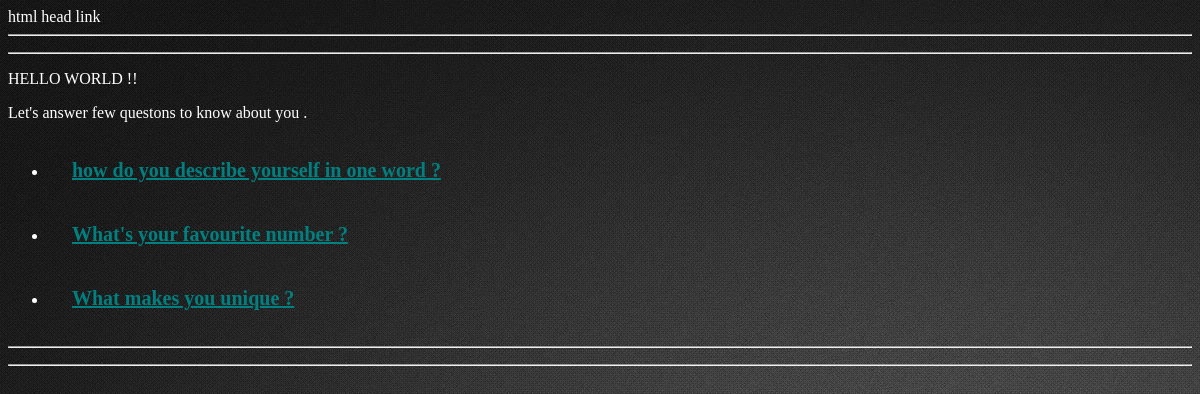
The app's page /welcome/ with its own data.
### welcome/models.py (models this page shows, shortened)
class Question(models.Model):
    question_text = models.CharField(max_length=100)
    pub_date = models.DateTimeField('data published')

### welcome/views.py (the view)
def index(request):
    latest_questions=Question.objects.order_by('-pub_date')[:5]
    template = loader.get_template('welcome/index.html')
    context = RequestContext(request, {
        'latest_questions':latest_questions
    })
    return HttpResponse(template.render(context.flatten()))

### welcome/templates/welcome/index.html
{% extends 'welcome/base.html' %}
{% block main_content %}
<p> HELLO WORLD !! </p>
<p> Let's answer few questons to know about you .</p>
{% if latest_questions %}
     <ul>
         {% for question in latest_questions %}
            <li><a href="/welcome/{{question.id}}"><b> {{question.question_text}}</b></a></li>
         {% endfor %}
     </ul>
{% else %}
      <p> You don't have any question .Please add some </p>
{% endif %}
{% endblock %}

### welcome/static/welcome/style.css (style rules this page uses)
li a { font-size:20px; color: Teal ; line-height: 64px; padding: 0 24px; }
body { color : white ; background: white url("images/grey2.jpg") ; }

### records on screen
Question: question_text "how do you describe yourself in one word ?"
Question: question_text "What's your favourite number ?"
Question: question_text "What makes you unique ?"
